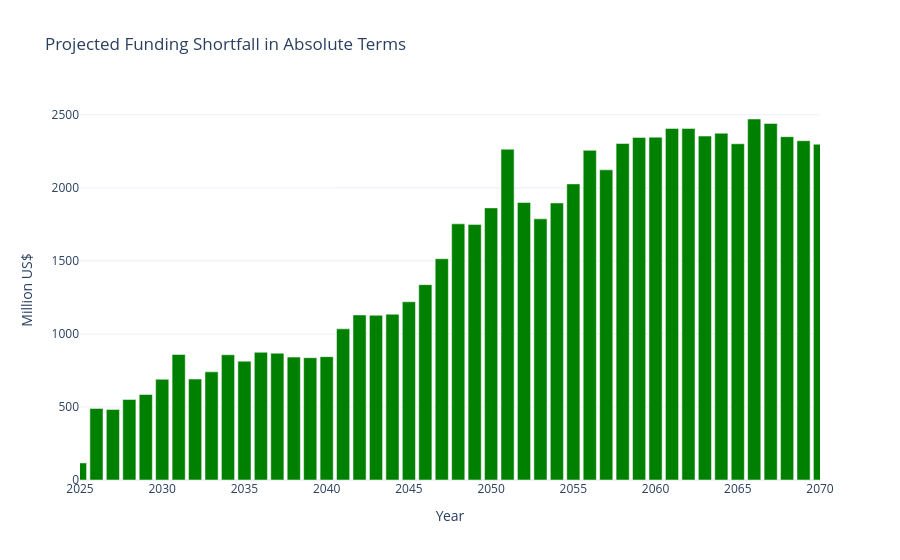

Notebook cell for this chart:
### Code cell
import pandas as pd
import plotly.express as px
import plotly.offline as pyo
pyo.init_notebook_mode(connected=True)
def plot_funding_shortfall_bar_interactive(df, row_label="Funding shortfall", 
                                           title="Projected Funding Shortfall in Absolute Terms"):
    """
    Selects a specific row (row_label) from the DataFrame and treats the columns as years,
    then uses Plotly to generate an interactive bar chart.
    
    Parameters:
    ----------
    df : pandas.DataFrame
        The source data, containing multiple rows (indicators) and columns (years).
    row_label : str, default "Funding shortfall"
        The row label to plot.
    title : str, default "Projected Funding Shortfall in Absolute Terms"
        The chart title.
    """
    # Select that row and transpose it, making 'Year' a column, and rename the other value column as 'Value'"
    df_bar = df.loc[row_label,:].T.reset_index().rename(columns={'index': 'Year', row_label: 'Value'})
    data = {
    "Year": list(df_bar["Year"]),
    "Value": list(df_bar["Value"])
        }
    df_bar = pd.DataFrame(data)

    fig = px.bar(
        df_bar,
        x='Year',
        y='Value',
        title=title,
        labels={'Value': 'Million US$', 'Year': 'Year'}
    )

    fig.update_traces(marker_color='green')  # Set the bar chart to green
    fig.update_layout(
        template='plotly_white',  # White background style
        xaxis=dict(range=[df_bar['Year'].min(), df_bar['Year'].max()],title='Year'),
        yaxis=dict(title='Million US$')
    )

    fig.show()

# ====================
# Example Usage
# ====================
plot_funding_shortfall_bar_interactive(dashboard_summary, row_label="Funding shortfall")

### Figure 1 — Plotly figure (JSON) as saved in the notebook; plotly's stock layout.template omitted (floating-point values rounded to 4 significant figures)
{"data": [{"alignmentgroup": "True", "hovertemplate": "Year=%{x}<br>Million US$=%{y}<extra></extra>", "legendgroup": "", "marker": {"color": "green", "pattern": {"shape": ""}}, "name": "", "offsetgroup": "", "orientation": "v", "showlegend": false, "textposition": "auto", "type": "bar", "x": [2025, 2026, 2027, 2028, 2029, 2030, 2031, 2032, 2033, 2034, 2035, 2036, 2037, 2038, 2039, 2040, 2041, 2042, 2043, 2044, 2045, 2046, 2047, 2048, 2049, 2050, 2051, 2052, 2053, 2054, 2055, 2056, 2057, 2058, 2059, 2060, 2061, 2062, 2063, 2064, 2065, 2066, 2067, 2068, 2069, 2070], "xaxis": "x", "y": [116.9, 490.3, 483.1, 551.7, 585.4, 689.5, 859.4, 691.0, 740.3, 857.4, 813.6, 874.2, 868.2, 841.3, 837.3, 844.3, 1035.0, 1130.0, 1127.0, 1135.0, 1220.0, 1337.0, 1515.0, 1754.0, 1750.0, 1863.0, 2265.0, 1900.0, 1788.0, 1897.0, 2027.0, 2257.0, 2123.0, 2304.0, 2345.0, 2347.0, 2407.0, 2407.0, 2355.0, 2374.0, 2302.0, 2471.0, 2441.0, 2350.0, 2323.0, 2299.0], "yaxis": "y"}], "layout": {"barmode": "relative", "legend": {"tracegroupgap": 0}, "title": {"text": "Projected Funding Shortfall in Absolute Terms"}, "xaxis": {"anchor": "y", "domain": [0, 1], "range": [2025, 2070], "title": {"text": "Year"}}, "yaxis": {"anchor": "x", "domain": [0, 1], "title": {"text": "Million US$"}}}}
